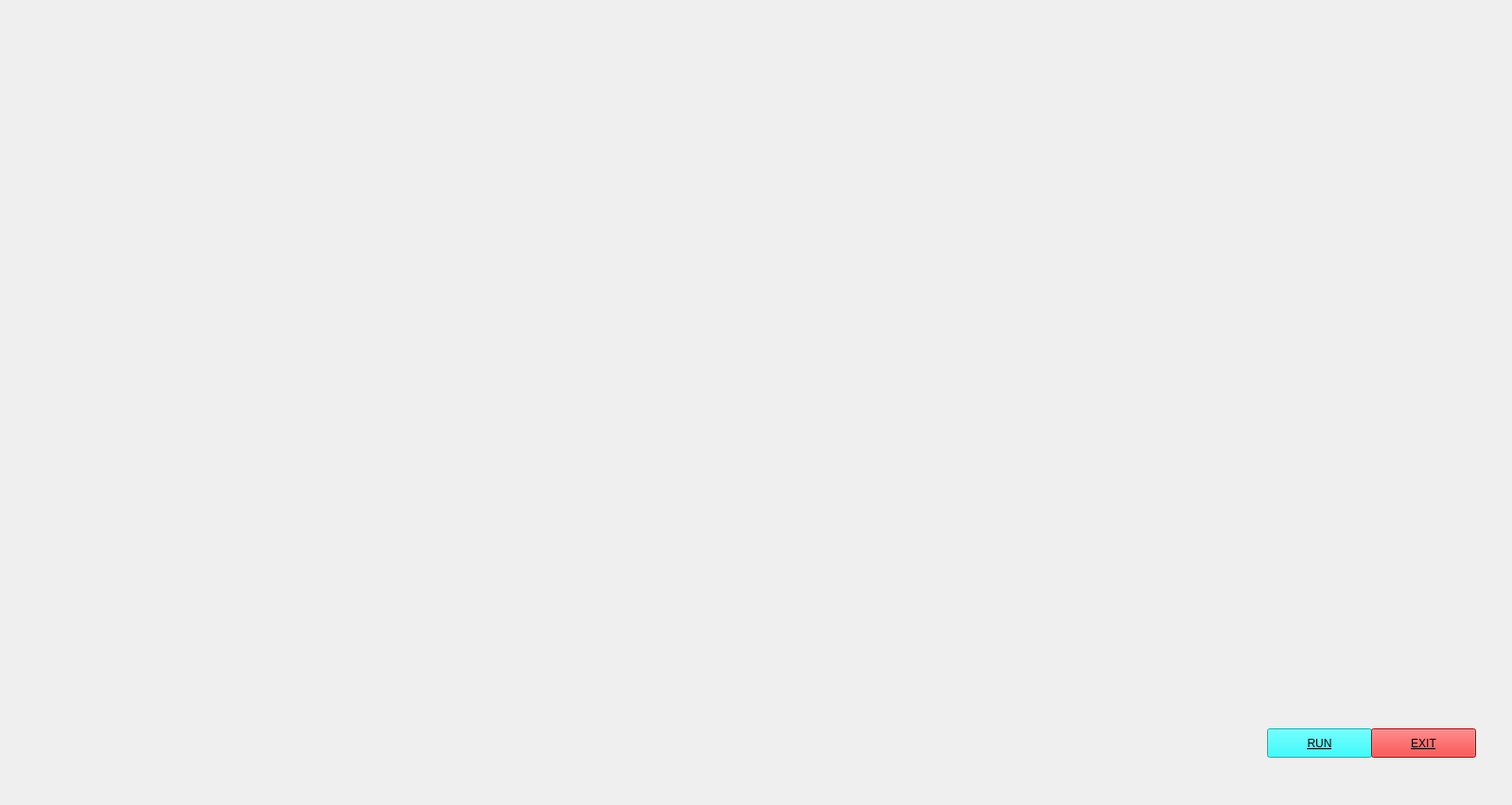
<?xml version="1.0" encoding="UTF-8"?>
<ui version="4.0">
 <class>LUCYGUI</class>
 <widget class="QMainWindow" name="LUCYGUI">
  <property name="geometry">
   <rect>
    <x>0</x>
    <y>0</y>
    <width>1599</width>
    <height>851</height>
   </rect>
  </property>
  <property name="windowTitle">
   <string>MainWindow</string>
  </property>
  <widget class="QWidget" name="centralwidget">
   <widget class="QLabel" name="label">
    <property name="geometry">
     <rect>
      <x>0</x>
      <y>0</y>
      <width>1601</width>
      <height>851</height>
     </rect>
    </property>
    <property name="text">
     <string/>
    </property>
    <property name="pixmap">
     <pixmap>S:\Sushil\Github\Lucy-AI\ui.gif</pixmap>
    </property>
    <property name="scaledContents">
     <bool>true</bool>
    </property>
   </widget>
   <widget class="QPushButton" name="pushButton">
    <property name="geometry">
     <rect>
      <x>1340</x>
      <y>770</y>
      <width>111</width>
      <height>31</height>
     </rect>
    </property>
    <property name="styleSheet">
     <string notr="true">background-color: rgb(0, 255, 255);
text-decoration: underline;
font: 12pt &quot;Arial&quot;;
border-color: rgb(23, 166, 255);</string>
    </property>
    <property name="text">
     <string>RUN</string>
    </property>
   </widget>
   <widget class="QPushButton" name="pushButton_2">
    <property name="geometry">
     <rect>
      <x>1450</x>
      <y>770</y>
      <width>111</width>
      <height>31</height>
     </rect>
    </property>
    <property name="styleSheet">
     <string notr="true">background-color: rgb(0, 255, 255);
background-color: rgb(255, 0, 0);
text-decoration: underline;
font: 12pt &quot;Arial&quot;;
border-color: rgb(23, 166, 255);</string>
    </property>
    <property name="text">
     <string>EXIT</string>
    </property>
   </widget>
   <widget class="QTextBrowser" name="textBrowser">
    <property name="geometry">
     <rect>
      <x>90</x>
      <y>80</y>
      <width>271</width>
      <height>151</height>
     </rect>
    </property>
    <property name="styleSheet">
     <string notr="true">background:transparent;
border-radius:none;</string>
    </property>
   </widget>
  </widget>
 </widget>
 <resources/>
 <connections/>
</ui>
